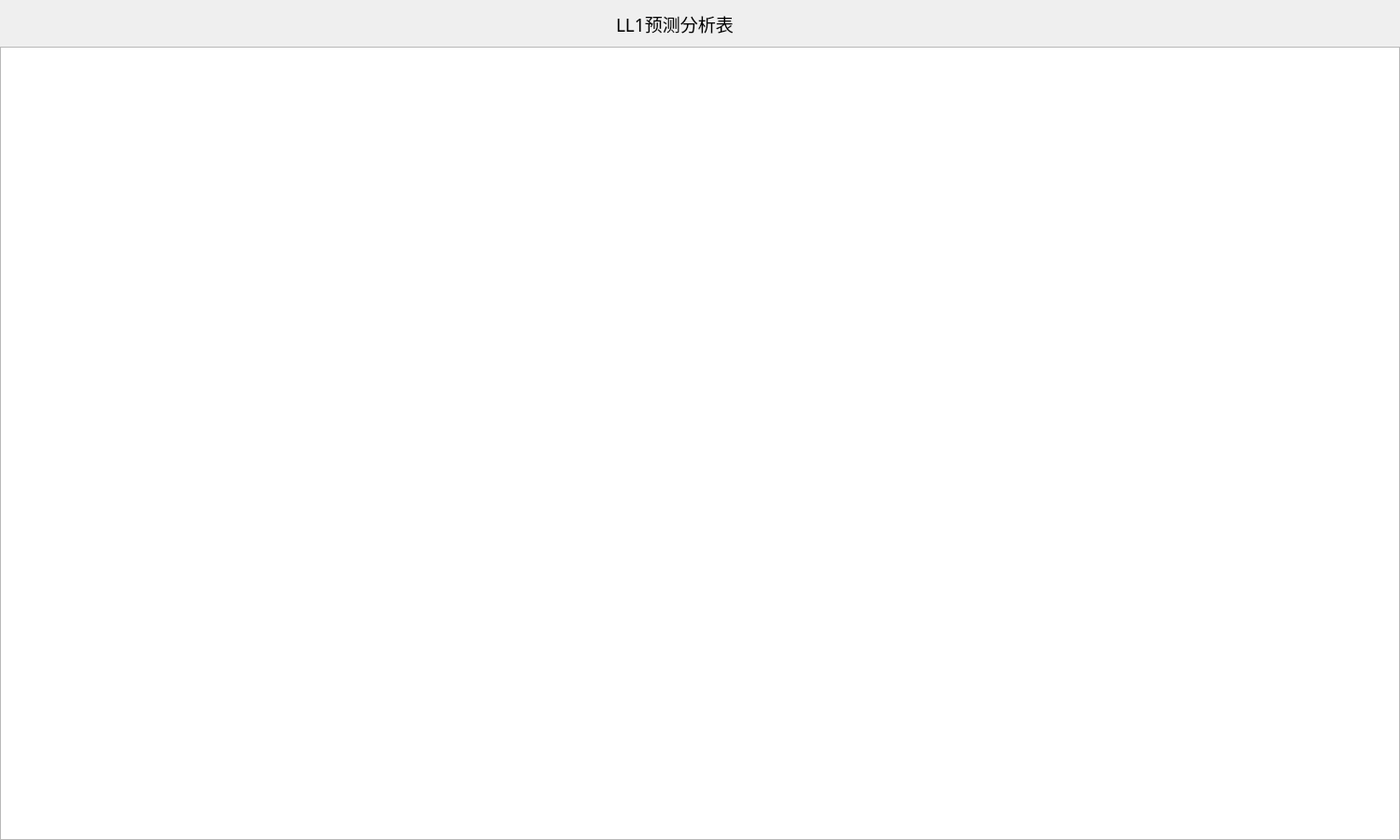
<?xml version="1.0" encoding="UTF-8"?>
<ui version="4.0">
 <class>PredTableUI</class>
 <widget class="QWidget" name="PredTableUI">
  <property name="geometry">
   <rect>
    <x>0</x>
    <y>0</y>
    <width>1500</width>
    <height>900</height>
   </rect>
  </property>
  <property name="minimumSize">
   <size>
    <width>1500</width>
    <height>900</height>
   </size>
  </property>
  <property name="maximumSize">
   <size>
    <width>1500</width>
    <height>900</height>
   </size>
  </property>
  <property name="windowTitle">
   <string>Form</string>
  </property>
  <widget class="QTableView" name="Table">
   <property name="geometry">
    <rect>
     <x>0</x>
     <y>50</y>
     <width>1500</width>
     <height>850</height>
    </rect>
   </property>
   <property name="font">
    <font>
     <family>Consolas</family>
     <pointsize>8</pointsize>
    </font>
   </property>
  </widget>
  <widget class="QLabel" name="label">
   <property name="geometry">
    <rect>
     <x>660</x>
     <y>10</y>
     <width>181</width>
     <height>31</height>
    </rect>
   </property>
   <property name="font">
    <font>
     <family>SimSun-ExtB</family>
     <pointsize>14</pointsize>
    </font>
   </property>
   <property name="text">
    <string>LL1预测分析表</string>
   </property>
  </widget>
 </widget>
 <resources/>
 <connections/>
</ui>
